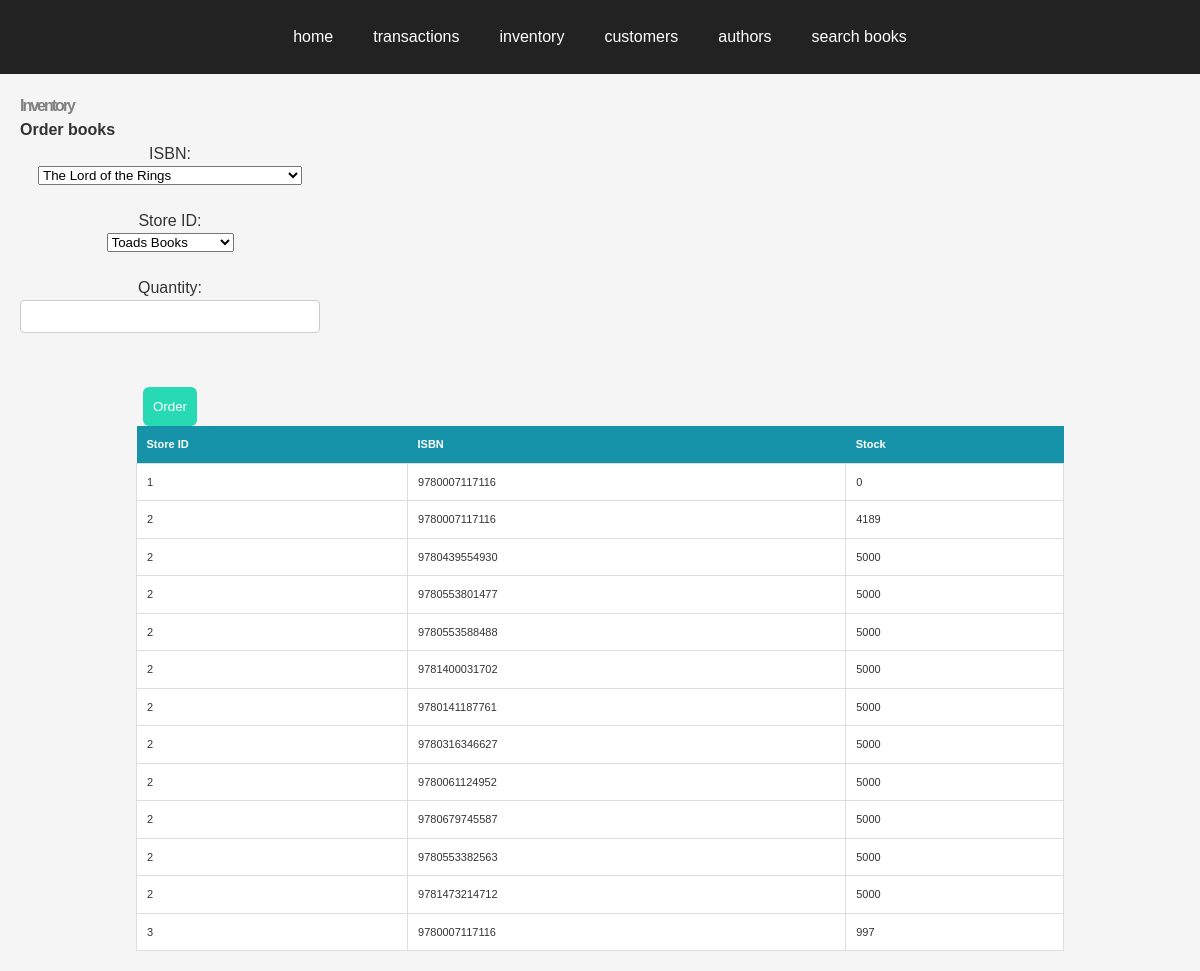
Before: /inventory with the older database file.
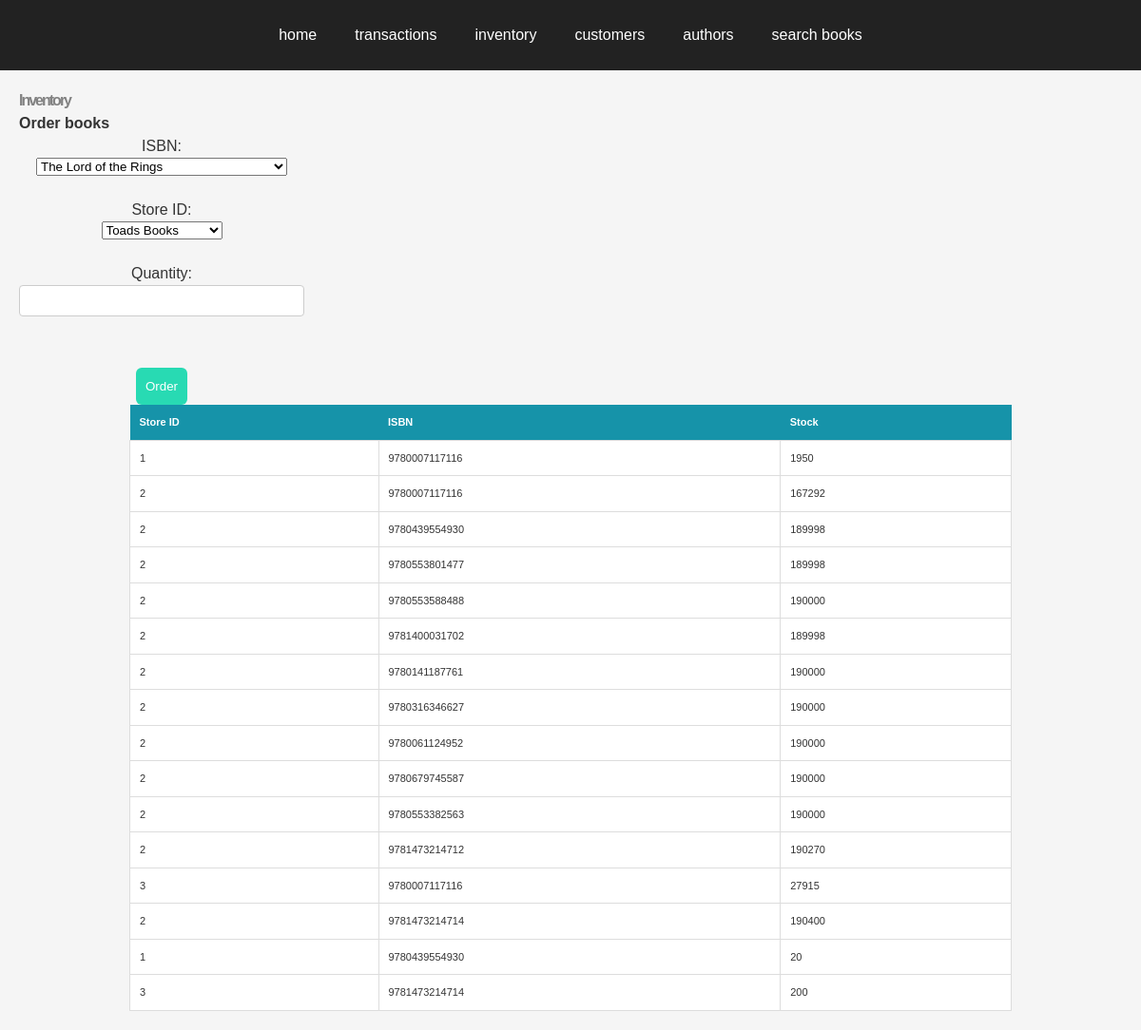
After: the same page with the newer database file.
### models.py (models this page shows)
class Inventory(Base):
    __tablename__ = 'Inventory'
    StoreID = Column(Integer, ForeignKey('Store.id'), primary_key=True)
    isbn13 = Column(String, ForeignKey('Books.isbn13'), primary_key=True)
    stock = Column(Integer)
    store = relationship('Store', back_populates='stock')
    book = relationship('Books', back_populates='inventory')

### app.py (the view)
@app.route('/inventory', methods=['GET', 'POST'])
def inventory():
    if request.method == 'POST':
        selected_isbn = request.form.get('isbn')
        selected_store_id = request.form.get('store_id')
        selected_quantity = request.form.get('quantity')
        store_manager.add_to_inventory(selected_isbn, selected_store_id, int(selected_quantity), verbose=True)
    inventory_table = db.session.query(Inventory).all()
    session = Session()
    all_books = session.query(Books).all()
    books_data = [{'isbn': book.isbn13, 'title': book.title} for book in all_books]
    stores = session.query(Store).all()
    stores_data = [{'id': store.id, 'name': store.store_name} for store in stores]
    session.close()
    return render_template('inventory.html',
                           results=inventory_table,
                           books=books_data,
                           stores=stores_data)

### templates/inventory.html (shortened to what this page needs)
<!DOCTYPE html>
<html>
<head>
    <link rel="stylesheet" type="text/css" href="{{ url_for('static', filename='css/base.css') }}">
</head>
<body>
    {% extends 'base.html' %}
    {% block content %}
    <h1>Inventory</h1>
    <h2>Order books</h2>
    <form action="/inventory" method="post">
        <label for="isbn">ISBN:</label>
        <select id="isbn" name="isbn">
            {% for book in books %}
            <option value="{{ book.isbn }}">{{ book.title }}</option>
            {% endfor %}
        </select><br>
        <label for="store_id">Store ID:</label>
        <select id="store_id" name="store_id">
            {% for store in stores %}
            <option value="{{ store.id }}">{{ store.name }}</option>
            {% endfor %}
        </select><br>
        <label for="quantity">Quantity:</label>
        <input type="text" id="quantity" name="quantity"><br>
        <input type="submit" value="Order">
    </form>
    <table>
        <thead>
            <tr>
                <th>Store ID</th>
                <th>ISBN</th>
                <th>Stock</th>
            </tr>
        </thead>
        <tbody>
            {% for inventory in results %}
            <tr>
                <td>{{ inventory.StoreID }}</td>
                <td>{{ inventory.isbn13 }}</td>
                <td>{{ inventory.stock }}</td>
            </tr>
            {% endfor %}
        </tbody>
    </table>
    {% endblock %}

Changed rows visible on the page:
changed Inventory (number 1 of 16 on the later page): stock "0" → "1950"
changed Inventory (number 2 of 16 on the later page): stock "4189" → "167292"
changed Inventory (number 3 of 16 on the later page): stock "5000" → "189998"
changed Inventory (number 4 of 16 on the later page): stock "5000" → "189998"
changed Inventory (number 5 of 16 on the later page): stock "5000" → "190000"
changed Inventory (number 6 of 16 on the later page): stock "5000" → "189998"
changed Inventory (number 7 of 16 on the later page): stock "5000" → "190000"
changed Inventory (number 8 of 16 on the later page): stock "5000" → "190000"
changed Inventory (number 9 of 16 on the later page): stock "5000" → "190000"
changed Inventory (number 10 of 16 on the later page): stock "5000" → "190000"
changed Inventory (number 11 of 16 on the later page): stock "5000" → "190000"
changed Inventory (number 12 of 16 on the later page): stock "5000" → "190270"
changed Inventory (number 13 of 16 on the later page): stock "997" → "27915"
added Inventory: StoreID "2", isbn13 "9781473214714", stock "190400"
added Inventory: StoreID "1", isbn13 "9780439554930", stock "20"
added Inventory: StoreID "3", isbn13 "9781473214714", stock "200"
